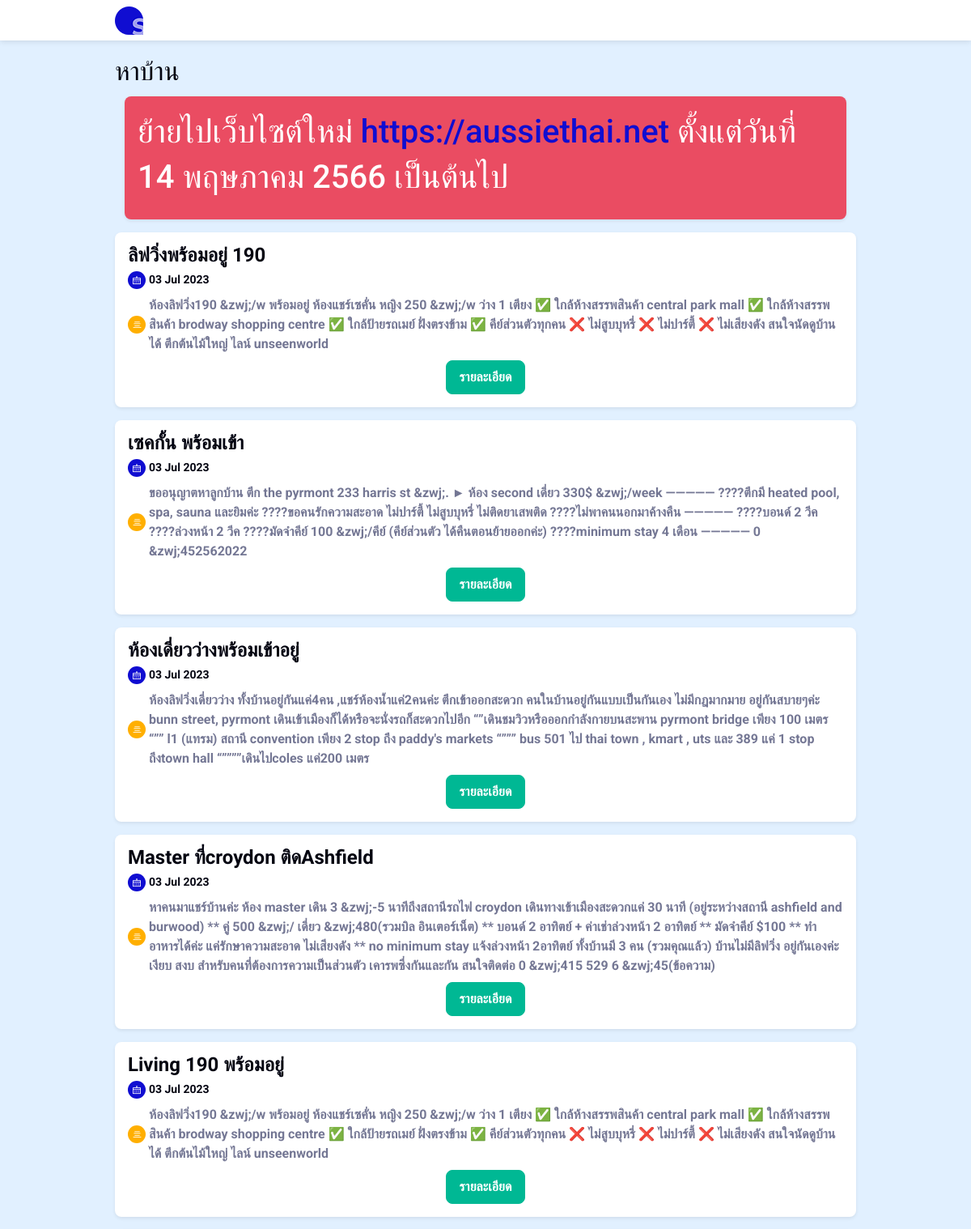
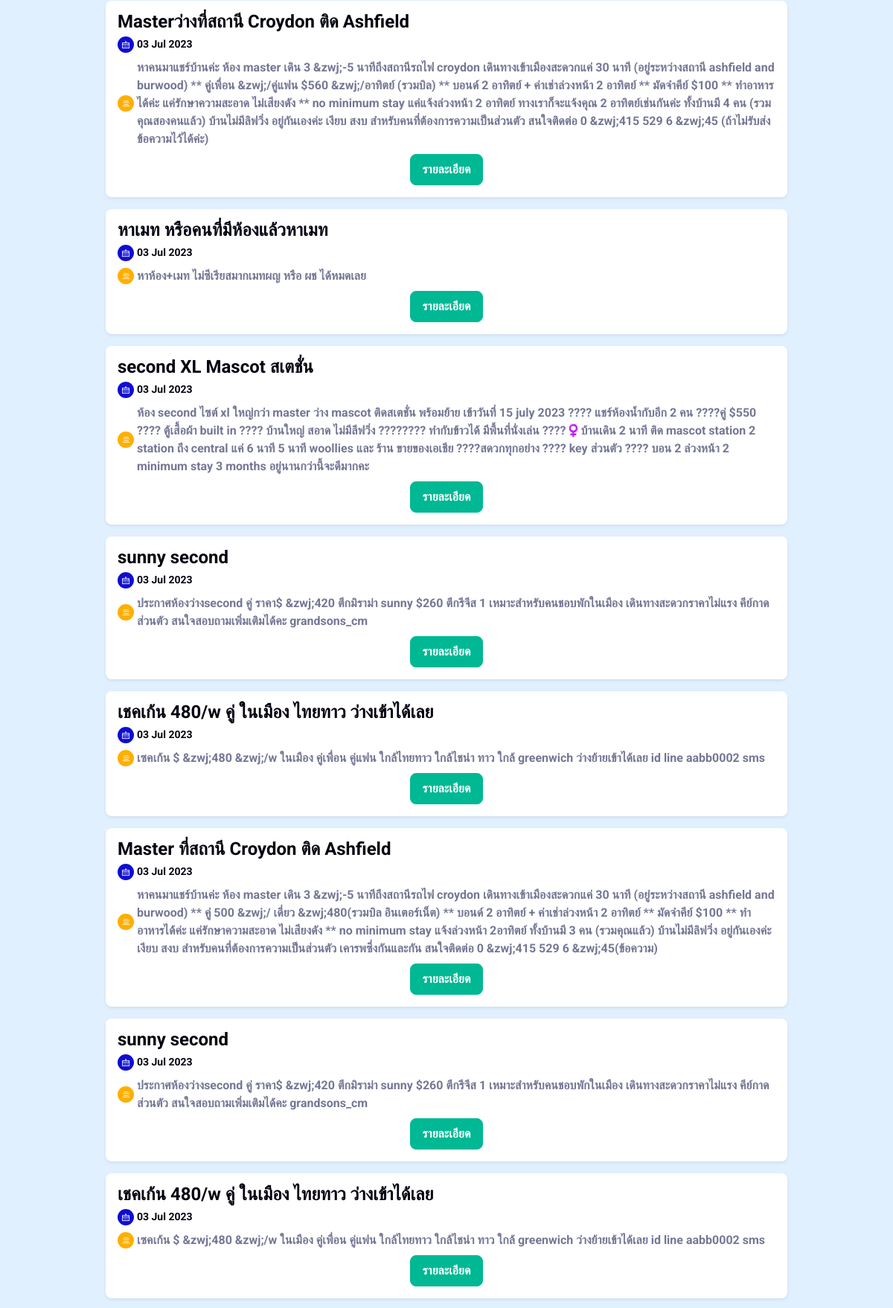
/house/ (upper part), run on the app's committed database (2 pictures, top to bottom).
### keywordapp/models.py (models this page shows, shortened)
class ListOfHouseModel(models.Model):
    header = models.TextField(default='')
    date = models.DateField(blank=True)
    content = models.TextField(default='')
    type = models.CharField(default='other',max_length=255)
    link = models.CharField(default='',max_length=255)

### keywordapp/views.py (the view)
# urls.py: path('house/', House, name='house'),
def House(request):
    context = {}
    headerList = []
    dateList = []
    contentList = []
    linkList = []
    currentDate = date.today()
    lastSevenDays = currentDate-timedelta(days=7)
    data = ListOfHouseModel.objects.filter(date__range=[lastSevenDays,currentDate]).order_by('-date','-id')
    for item in data:
        headerList.append(item.header)
        contentList.append(item.content)
        linkList.append(item.link)
        day = item.date.strftime("%d")
        month = item.date.strftime("%b")
        year = item.date.strftime("%Y")
        dateReFormat = "{} {} {}".format(day, month, year)
        dateList.append(dateReFormat)
    dataForLoop = zip(headerList,dateList,contentList,linkList)
    context['dataForLoop'] = dataForLoop
    return render(request, 'keywordapp/house.html', context)

### keywordapp/template/keywordapp/house.html (shortened to what this page needs)
{%extends 'keywordapp/layout.html'%}
{%block content%}
<div class="page-content-wrapper">
  <div class="weekly-best-seller-area py-3">
    <div class="container">
      <div class="section-heading">
        <h2>หาบ้าน</h2>
        <div class="container">
          <div class="card discount-coupon-card border-0">
            <div class="card-body">
              <div class="coupon-text-wrap d-flex align-items-center">
                <h1 class="text-white">ย้ายไปเว็บไซต์ใหม่ <a href="https://aussiethai.net">https://aussiethai.net</a>
                  ตั้งแต่วันที่ 14 พฤษภาคม 2566 เป็นต้นไป </h1>
              </div>
            </div>
          </div>
        </div>
      </div>
      <div class="row g-3">
        {%for item1,item2,item3,item4 in dataForLoop%}
        <div class="col-12">
          <div class="card weekly-product-card">
            <div class="card-body align-items-center">
              <div class="product-description" style="width:100%;max-width: 100%;">
                <div class="product-title d-block">{{item1}}</div>
                <p class="sale-price"><i class="lni lni-calendar"></i>{{item2}}</p>
                <div class="product-rating"><i class="lni lni-text-align-center"></i>{{item3}}</div>
                <div class="justify-content-center d-flex">
                  <a class="btn btn-success btn-lg" target="_blank" href="{{item4}}">รายละเอียด</a>
                </div>
              </div>
            </div>
          </div>
        </div>
        {% endfor %}
      </div>
    </div>
  </div>
</div>
{%endblock content%}

### data on the page
ListOfHouseModel: dataForLoop "ลิฟวิ่งพร้อมอยู่ 190", dataForLoop "ห้องลิฟวิ่ง190 &zwj;/w พร้อมอยู่ ห้องแชร์เซคั่น หญิง 250 &zwj;/w ว่าง 1 เตียง ✅ ใกล้ห้างสรรพสินค้า central park mall ✅ ใกล้ห้างสรรพสินค้า brodway shopping centre ✅ ใกล้ป้ายรถเมย์ ฝั่งตรงข้าม ✅ คีย์ส่วนตัวทุกคน ❌ ไม่สูบบุหรี่ ❌ ไม่ปาร์ตี้ ❌ ไม่เสียงดัง สนใจนัดดูบ้านได้ ตึกต้นไม้ใหญ่ ไลน์ unseenworld"
ListOfHouseModel: dataForLoop "เซคกั้น พร้อมเข้า", dataForLoop "ขออนุญาตหาลูกบ้าน ตึก the pyrmont 233 harris st &zwj;. ► ห้อง second เดี่ยว 330$ &zwj;/week ————— ????ตึกมี heated pool, spa, sauna และยิมค่ะ ????ขอคนรักความสะอาด ไม่ปาร์ตี้ ไม่สูบบุหรี่ ไม่ติดยาเสพติด ????ไม่พาคนนอกมาค้างคืน ————— ????บอนด์ 2 วีค ????ล่วงหน้า 2 วีค ????มัดจำคีย์ 100 &zwj;/คีย์ (คีย์ส่วนตัว ได้คืนตอนย้ายออกค่ะ) ????minimum stay 4 เดือน ————— 0 &zwj;452562022"
ListOfHouseModel: dataForLoop "ห้องเดี่ยวว่างพร้อมเข้าอยู่", dataForLoop "ห้องลิฟวิ่งเดี่ยวว่าง ทั้งบ้านอยู่กันแค่4คน ,แชร์ห้องน้ำแค่2คนค่ะ ตึกเข้าออกสะดวก คนในบ้านอยู่กันแบบเป็นกันเอง ไม่มีกฎมากมาย อยู่กันสบายๆค่ะ bunn street, pyrmont เดินเข้าเมืองก็ได้หรือจะนั่งรถก็สะดวกไปอีก “”เดินชมวิวหรือออกกำลังกายบนสะพาน pyrmont bridge เพียง 100 เมตร “”” l1 (แทรม) สถานี convention เพียง 2 stop ถึง paddy's markets “””” bus 501 ไป thai town , kmart , uts และ 389 แค่ 1 stop ถึงtown hall “””””เดินไปcoles แค่200 เมตร"
ListOfHouseModel: dataForLoop "Master ที่croydon ติดAshfield", dataForLoop "หาคนมาแชร์บ้านค่ะ ห้อง master เดิน 3 &zwj;-5 นาทีถึงสถานีรถไฟ croydon เดินทางเข้าเมืองสะดวกแค่ 30 นาที (อยู่ระหว่างสถานี ashfield and burwood) ** คู่ 500 &zwj;/ เดี่ยว &zwj;480(รวมบิล อินเตอร์เน็ต) ** บอนด์ 2 อาทิตย์ + ค่าเช่าล่วงหน้า 2 อาทิตย์ ** มัดจำคีย์ $100 ** ทำอาหารได้ค่ะ แค่รักษาความสะอาด ไม่เสียงดัง ** no minimum stay แจ้งล่วงหน้า 2อาทิตย์ ทั้งบ้านมี 3 คน (รวมคุณแล้ว) บ้านไม่มีลิฟวิ่ง อยู่กันเองค่ะ เงียบ สงบ สำหรับคนที่ต้องการความเป็นส่วนตัว เคารพซึ่งกันและกัน สนใจติดต่อ 0 &zwj;415 529 6 &zwj;45(ข้อความ)"
ListOfHouseModel: dataForLoop "Living 190 พร้อมอยู่", dataForLoop "ห้องลิฟวิ่ง190 &zwj;/w พร้อมอยู่ ห้องแชร์เซคั่น หญิง 250 &zwj;/w ว่าง 1 เตียง ✅ ใกล้ห้างสรรพสินค้า central park mall ✅ ใกล้ห้างสรรพสินค้า brodway shopping centre ✅ ใกล้ป้ายรถเมย์ ฝั่งตรงข้าม ✅ คีย์ส่วนตัวทุกคน ❌ ไม่สูบบุหรี่ ❌ ไม่ปาร์ตี้ ❌ ไม่เสียงดัง สนใจนัดดูบ้านได้ ตึกต้นไม้ใหญ่ ไลน์ unseenworld"
ListOfHouseModel: dataForLoop "Masterว่างที่สถานี Croydon ติด Ashfield", dataForLoop "หาคนมาแชร์บ้านค่ะ ห้อง master เดิน 3 &zwj;-5 นาทีถึงสถานีรถไฟ croydon เดินทางเข้าเมืองสะดวกแค่ 30 นาที (อยู่ระหว่างสถานี ashfield and burwood) ** คู่เพื่อน &zwj;/คู่แฟน $560 &zwj;/อาทิตย์ (รวมบิล) ** บอนด์ 2 อาทิตย์ + ค่าเช่าล่วงหน้า 2 อาทิตย์ ** มัดจำคีย์ $100 ** ทำอาหารได้ค่ะ แค่รักษาความสะอาด ไม่เสียงดัง ** no minimum stay แค่แจ้งล่วงหน้า 2 อาทิตย์ ทางเราก็จะแจ้งคุณ 2 อาทิตย์เช่นกันค่ะ ทั้งบ้านมี 4 คน (รวมคุณสองคนแล้ว) บ้านไม่มีลิฟวิ่ง อยู่กันเองค่ะ เงียบ สงบ สำหรับคนที่ต้องการความเป็นส่วนตัว สนใจติดต่อ 0 &zwj;415 529 6 &zwj;45 (ถ้าไม่รับส่งข้อความไว้ได้ค่ะ)"
ListOfHouseModel: dataForLoop "หาเมท หรือคนที่มีห้องแล้วหาเมท", dataForLoop "หาห้อง+เมท ไม่ซีเรียสมากเมทผญ หรือ ผช ได้หมดเลย"
ListOfHouseModel: dataForLoop "second XL Mascot สเตชั่น", dataForLoop "ห้อง second ไซต์ xl ใหญ่กว่า master ว่าง mascot ติดสเตชั่น พร้อมย้าย เข้าวันที่ 15 july 2023 ???? แชร์ห้องน้ำกับอีก 2 คน ????คู่ $550 ???? ตู้เสื้อผ้า built in ???? บ้านใหญ่ สอาด ไม่มีลีฟวิ่ง ????‍???? ทำกับข้าวได้ มีพื้นที่นั่งเล่น ????‍♀️บ้านเดิน 2 นาที ติด mascot station 2 station ถึง central แค่ 6 นาที 5 นาที woollies และ ร้าน ขายของเอเชีย ????สดวกทุกอย่าง ???? key ส่วนตัว ???? บอน 2 ล่วงหน้า 2 minimum stay 3 months อยู่นานกว่านี้จะดีมากคะ"
ListOfHouseModel: dataForLoop "sunny second", dataForLoop "ประกาศห้องว่างsecond คู่ ราคา$ &zwj;420 ตึกมิราม่า sunny $260 ตึกรีจีส 1 เหมาะสำหรับคนชอบพักในเมือง เดินทางสะดวกราคาไม่แรง คีย์กาดส่วนตัว สนใจสอบถามเพิ่มเติมได้คะ grandsons_cm"
ListOfHouseModel: dataForLoop "เชคเก้น 480/w คู่ ในเมือง ไทยทาว ว่างเข้าได้เลย", dataForLoop "เซคเก้น $ &zwj;480 &zwj;/w ในเมือง คู่เพื่อน คู่แฟน ใกล้ไทยทาว ใกล้ไชน่า ทาว ใกล้ greenwich ว่างย้ายเข้าได้เลย id line aabb0002 sms"
ListOfHouseModel: dataForLoop "Master ที่สถานี Croydon ติด Ashfield", dataForLoop "หาคนมาแชร์บ้านค่ะ ห้อง master เดิน 3 &zwj;-5 นาทีถึงสถานีรถไฟ croydon เดินทางเข้าเมืองสะดวกแค่ 30 นาที (อยู่ระหว่างสถานี ashfield and burwood) ** คู่ 500 &zwj;/ เดี่ยว &zwj;480(รวมบิล อินเตอร์เน็ต) ** บอนด์ 2 อาทิตย์ + ค่าเช่าล่วงหน้า 2 อาทิตย์ ** มัดจำคีย์ $100 ** ทำอาหารได้ค่ะ แค่รักษาความสะอาด ไม่เสียงดัง ** no minimum stay แจ้งล่วงหน้า 2อาทิตย์ ทั้งบ้านมี 3 คน (รวมคุณแล้ว) บ้านไม่มีลิฟวิ่ง อยู่กันเองค่ะ เงียบ สงบ สำหรับคนที่ต้องการความเป็นส่วนตัว เคารพซึ่งกันและกัน สนใจติดต่อ 0 &zwj;415 529 6 &zwj;45(ข้อความ)"
ListOfHouseModel: dataForLoop "sunny second", dataForLoop "ประกาศห้องว่างsecond คู่ ราคา$ &zwj;420 ตึกมิราม่า sunny $260 ตึกรีจีส 1 เหมาะสำหรับคนชอบพักในเมือง เดินทางสะดวกราคาไม่แรง คีย์กาดส่วนตัว สนใจสอบถามเพิ่มเติมได้คะ grandsons_cm"
ListOfHouseModel: dataForLoop "เชคเก้น 480/w คู่ ในเมือง ไทยทาว ว่างเข้าได้เลย", dataForLoop "เซคเก้น $ &zwj;480 &zwj;/w ในเมือง คู่เพื่อน คู่แฟน ใกล้ไทยทาว ใกล้ไชน่า ทาว ใกล้ greenwich ว่างย้ายเข้าได้เลย id line aabb0002 sms"

### other printed values
{{ item2 }} "03 Jul 2023" "03 Jul 2023" "03 Jul 2023" "03 Jul 2023" "03 Jul 2023" "03 Jul 2023" "03 Jul 2023" "03 Jul 2023" "03 Jul 2023" "03 Jul 2023" "03 Jul 2023" "03 Jul 2023" "03 Jul 2023"
